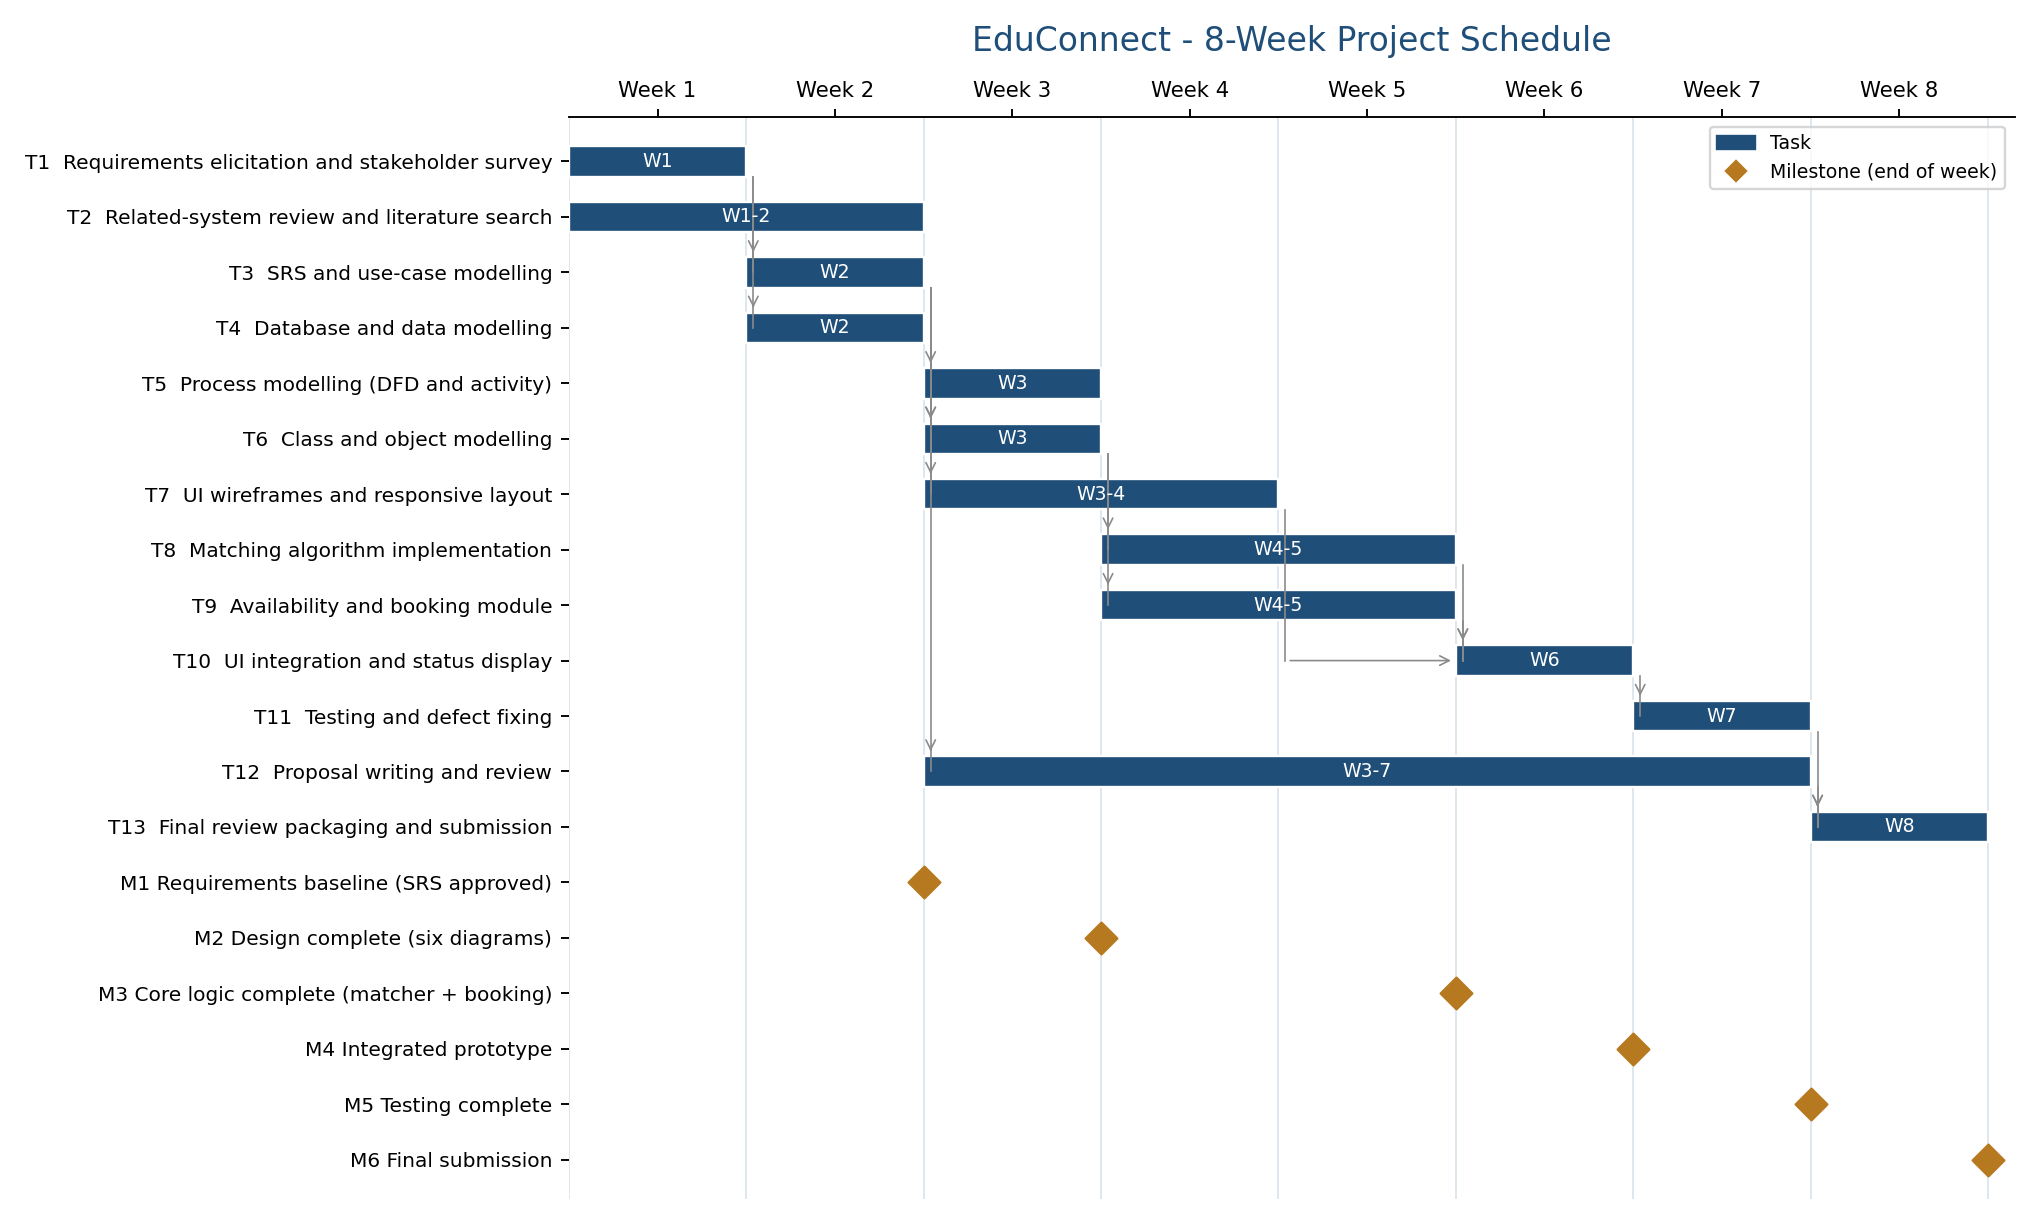

Python code for this plot:
#!/usr/bin/env python3
"""Generate the Gantt chart (PNG/SVG), a LaTeX pgfgantt chart and schedule tables
from tasks.csv, so the schedule has a single source of truth.
Usage: python3 docs/schedule/gantt.py   (needs matplotlib)"""
import csv, pathlib
import matplotlib
matplotlib.use("Agg")
import matplotlib.pyplot as plt
from matplotlib.patches import Patch

HERE = pathlib.Path(__file__).parent
rows = list(csv.DictReader(open(HERE / "tasks.csv", newline="", encoding="utf-8")))
tasks = [r for r in rows if r["type"] == "task"]
miles = [r for r in rows if r["type"] == "milestone"]
WEEKS = 8

# ---------- PNG / SVG ----------
fig, ax = plt.subplots(figsize=(12, 7.2))
order = tasks + miles
ypos = {r["id"]: len(order) - i for i, r in enumerate(order)}
for r in tasks:
    s, e, y = int(r["start"]), int(r["end"]), ypos[r["id"]]
    ax.barh(y, e - s + 1, left=s - 1, height=0.55, color="#1F4E79", edgecolor="white")
    ax.text(s - 1 + (e - s + 1) / 2, y, f"W{s}" if s == e else f"W{s}-{e}", ha="center", va="center", color="white", fontsize=8)
for r in miles:
    w, y = int(r["end"]), ypos[r["id"]]
    ax.scatter(w, y, marker="D", s=90, color="#B7791F", zorder=3)
for r in tasks:  # finish-to-start dependency connectors (elbow lines)
    for d in filter(None, [x.strip() for x in r["depends_on"].split(",")]):
        dep = next(t for t in tasks if t["id"] == d)
        x0, x1 = int(dep["end"]) + 0.04, int(r["start"]) - 1
        y0, y1 = ypos[d] - 0.28, ypos[r["id"]]
        ax.plot([x0, x0], [y0, y1], color="#8a8a8a", lw=0.7, zorder=1)
        if x1 > x0:
            ax.annotate("", xy=(x1, y1), xytext=(x0, y1), arrowprops=dict(arrowstyle="->", color="#8a8a8a", lw=0.7))
        else:
            ax.annotate("", xy=(x0, ypos[r["id"]] + 0.28), xytext=(x0, ypos[r["id"]] + 0.5), arrowprops=dict(arrowstyle="->", color="#8a8a8a", lw=0.7))
ax.set_yticks([ypos[r["id"]] for r in order])
ax.set_yticklabels([f'{r["id"]}  {r["name"]}' if r["type"] == "task" else r["name"] for r in order], fontsize=8.5)
ax.set_xlim(0, WEEKS + 0.15)
ax.set_xticks([i + 0.5 for i in range(WEEKS)])
ax.set_xticklabels([f"Week {i + 1}" for i in range(WEEKS)], fontsize=9)
for i in range(WEEKS + 1):
    ax.axvline(i, color="#dde5ee", lw=0.8, zorder=0)
ax.xaxis.tick_top()
ax.set_ylim(0.3, len(order) + 0.8)
ax.set_title("EduConnect - 8-Week Project Schedule", pad=28, color="#1F4E79", fontsize=14)
ax.legend(handles=[Patch(color="#1F4E79", label="Task"), plt.Line2D([], [], marker="D", ls="", color="#B7791F", label="Milestone (end of week)")],
          loc="upper right", fontsize=8)
for sp in ("right", "bottom", "left"):
    ax.spines[sp].set_visible(False)
plt.tight_layout()
fig.savefig(HERE / "gantt.png", dpi=170)
fig.savefig(HERE / "gantt.svg")

# ---------- LaTeX helpers ----------
tex_esc = lambda s: s.replace("&", r"\&").replace("_", r"\_")
t = [r"\begin{longtable}{@{}p{0.6cm}p{4.6cm}c p{1.8cm} p{4.6cm}@{}}", r"\toprule",
     r"\textbf{ID} & \textbf{Task} & \textbf{Weeks} & \textbf{Depends on} & \textbf{Deliverable} \\ \midrule \endhead"]
for r in tasks:
    wk = r["start"] if r["start"] == r["end"] else f'{r["start"]}--{r["end"]}'
    t.append(f'{r["id"]} & {tex_esc(r["name"])} & {wk} & {r["depends_on"] or "--"} & {tex_esc(r["deliverable"])} \\\\')
t += [r"\bottomrule", r"\end{longtable}"]
(HERE / "schedule_table.tex").write_text("\n".join(t) + "\n", encoding="utf-8")

m = [r"\begin{tabular}{@{}p{5.4cm}c p{2cm} p{4cm}@{}}", r"\toprule",
     r"\textbf{Milestone} & \textbf{Week} & \textbf{Gate task} & \textbf{Exit criterion} \\ \midrule"]
for r in miles:
    m.append(f'{tex_esc(r["name"])} & {r["end"]} & {r["depends_on"]} & {tex_esc(r["deliverable"])} \\\\')
m += [r"\bottomrule", r"\end{tabular}"]
(HERE / "milestone_table.tex").write_text("\n".join(m) + "\n", encoding="utf-8")

g = [r"\begin{ganttchart}[hgrid, vgrid={*{8}{draw=gray!30}}, y unit title=0.55cm, y unit chart=0.5cm, x unit=0.9cm,",
     r"  title height=1, bar height=0.55, bar/.append style={fill=blue!45!black}, milestone/.append style={fill=orange!80!black},",
     r"  bar label font=\scriptsize, milestone label font=\scriptsize, title label font=\scriptsize, link/.style={->, gray}]{1}{%d}" % WEEKS,
     r"\gantttitle{Project week}{%d} \\" % WEEKS,
     r"\gantttitlelist{1,...,%d}{1} \\" % WEEKS]
for r in tasks:
    g.append(r"\ganttbar[name=%s]{%s}{%s}{%s} \\" % (r["id"], tex_esc(f'{r["id"]} {r["name"]}'), r["start"], r["end"]))
for i, r in enumerate(miles):
    g.append(r"\ganttmilestone[name=%s]{%s}{%s}%s" % (r["id"], tex_esc(r["name"]), r["end"], r" \\" if i < len(miles) - 1 else ""))
for r in tasks:
    for d in filter(None, [x.strip() for x in r["depends_on"].split(",")]):
        g.append(r"\ganttlink{%s}{%s}" % (d, r["id"]))
g.append(r"\end{ganttchart}")
(HERE / "gantt.tex").write_text("\n".join(g) + "\n", encoding="utf-8")

# ---------- Markdown tables ----------
md = ["| ID | Task | Weeks | Depends on | Deliverable |", "|---|---|---|---|---|"]
for r in tasks:
    wk = r["start"] if r["start"] == r["end"] else f'{r["start"]}-{r["end"]}'
    md.append(f'| {r["id"]} | {r["name"]} | {wk} | {r["depends_on"] or "-"} | {r["deliverable"]} |')
md += ["", "| Milestone | End of week | Gate task(s) | Exit criterion |", "|---|---|---|---|"]
for r in miles:
    md.append(f'| {r["name"]} | {r["end"]} | {r["depends_on"]} | {r["deliverable"]} |')
(HERE / "schedule_tables.md").write_text("\n".join(md) + "\n", encoding="utf-8")
print("Generated gantt.png/svg, gantt.tex, schedule_table.tex, milestone_table.tex, schedule_tables.md")

# ---------- copy generated LaTeX fragments next to the proposal (Overleaf-friendly) ----------
import shutil
out = HERE.parent / "proposal" / "generated"
out.mkdir(parents=True, exist_ok=True)
for name in ("gantt.tex", "schedule_table.tex", "milestone_table.tex"):
    shutil.copy(HERE / name, out / name)
shutil.copy(HERE / "gantt.png", HERE.parent / "proposal" / "figures" / "gantt.png")
